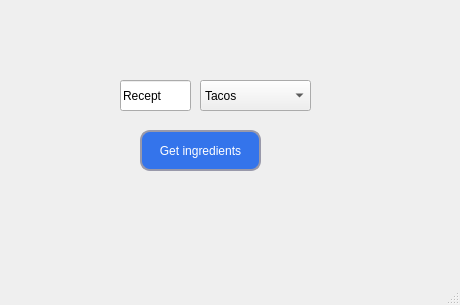
<?xml version="1.0" encoding="UTF-8"?>
<ui version="4.0">
 <class>mainwindow</class>
 <widget class="QMainWindow" name="mainwindow">
  <property name="geometry">
   <rect>
    <x>0</x>
    <y>0</y>
    <width>460</width>
    <height>305</height>
   </rect>
  </property>
  <property name="windowTitle">
   <string>SmartShop</string>
  </property>
  <property name="windowIcon">
   <iconset>
    <normaloff>../../../../../OneDrive/Bilder/smartshoplogo.png</normaloff>../../../../../OneDrive/Bilder/smartshoplogo.png</iconset>
  </property>
  <widget class="QWidget" name="centralwidget">
   <widget class="QPushButton" name="get_ingredients_button">
    <property name="geometry">
     <rect>
      <x>140</x>
      <y>130</y>
      <width>121</width>
      <height>41</height>
     </rect>
    </property>
    <property name="styleSheet">
     <string notr="true">QPushButton {
	border-style: solid;
	border-width: 2px;
	border-color: #9999aa;
	border-radius: 10px;
	color: white;
	background-color: #3474eb
}

QPushButton:enabled {
	background-color: #3474eb
	color: white;
}

QPushButton:pressed {
	background-color: #0d2f72;
	color: #fffffe;
}

QPushButton:hover:!pressed {
	background-color: E1F4FF;
	color: 0c2f70;
}

QPushButton:disabled {
	background-color: #aaaaaa;
	color: #ffffff;
}</string>
    </property>
    <property name="text">
     <string>Get ingredients</string>
    </property>
   </widget>
   <widget class="QComboBox" name="chosen_recipe">
    <property name="geometry">
     <rect>
      <x>200</x>
      <y>80</y>
      <width>111</width>
      <height>31</height>
     </rect>
    </property>
    <item>
     <property name="text">
      <string>Tacos</string>
     </property>
    </item>
    <item>
     <property name="text">
      <string>Hamburger</string>
     </property>
    </item>
   </widget>
   <widget class="QLineEdit" name="lineEdit">
    <property name="geometry">
     <rect>
      <x>120</x>
      <y>80</y>
      <width>71</width>
      <height>31</height>
     </rect>
    </property>
    <property name="text">
     <string>Recept</string>
    </property>
   </widget>
   <widget class="QLabel" name="recipe_step">
    <property name="geometry">
     <rect>
      <x>140</x>
      <y>190</y>
      <width>131</width>
      <height>111</height>
     </rect>
    </property>
    <property name="text">
     <string/>
    </property>
   </widget>
  </widget>
  <widget class="QMenuBar" name="menubar">
   <property name="geometry">
    <rect>
     <x>0</x>
     <y>0</y>
     <width>460</width>
     <height>22</height>
    </rect>
   </property>
  </widget>
  <widget class="QStatusBar" name="statusbar"/>
 </widget>
 <resources/>
 <connections/>
</ui>
